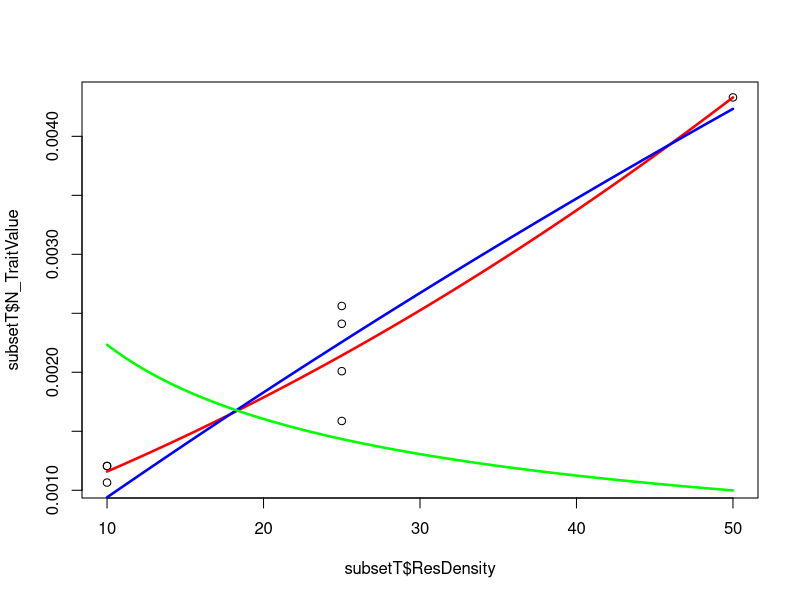
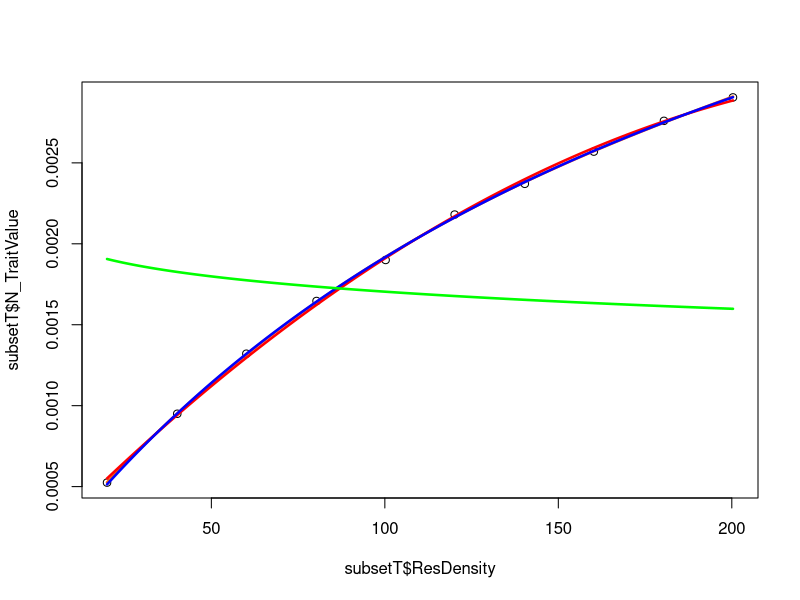
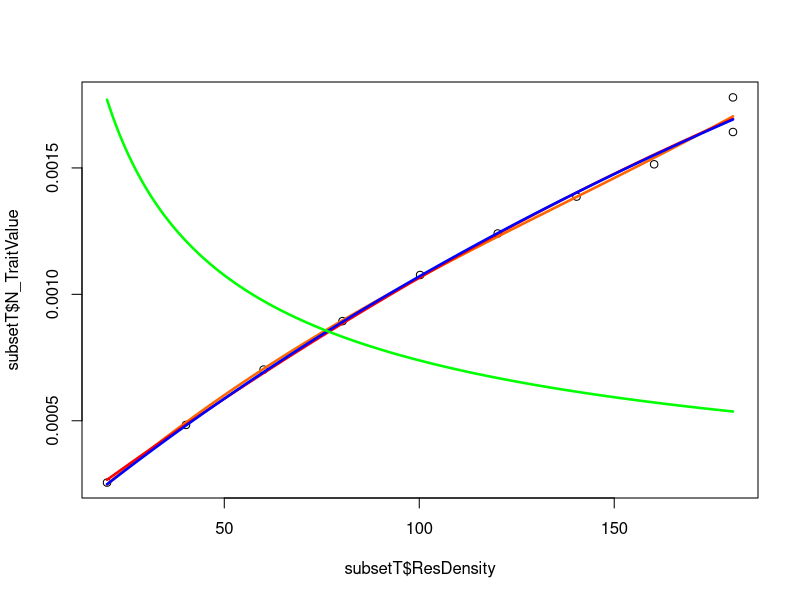
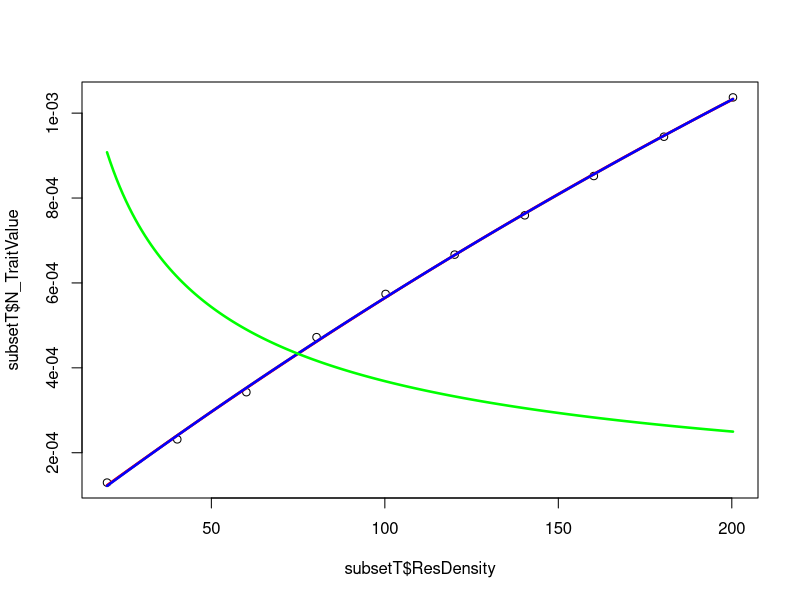
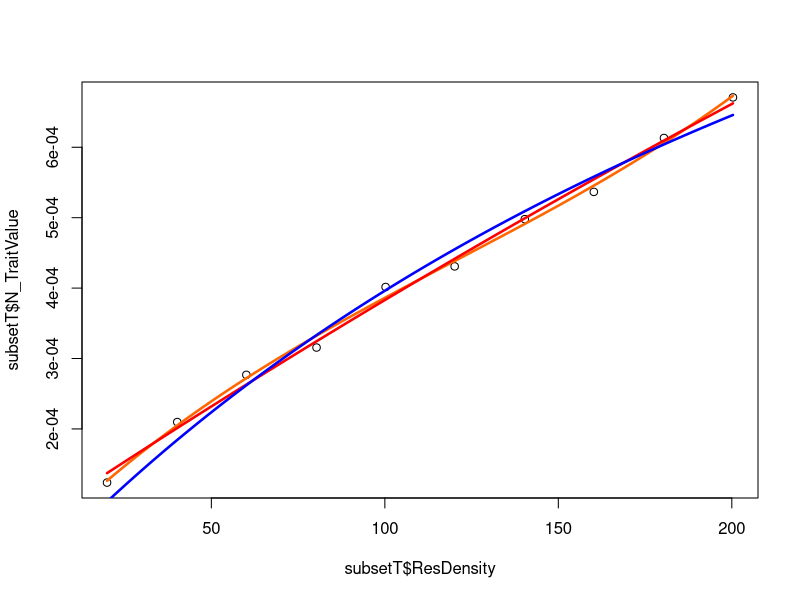
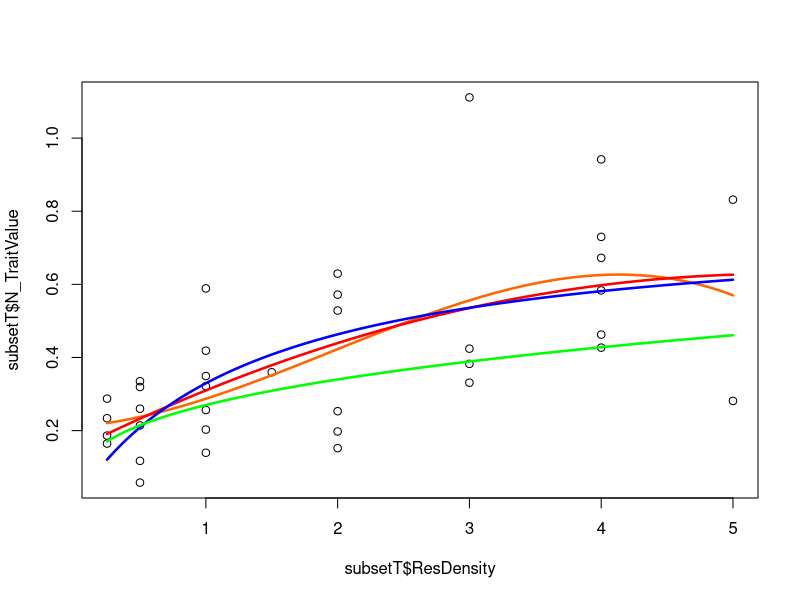
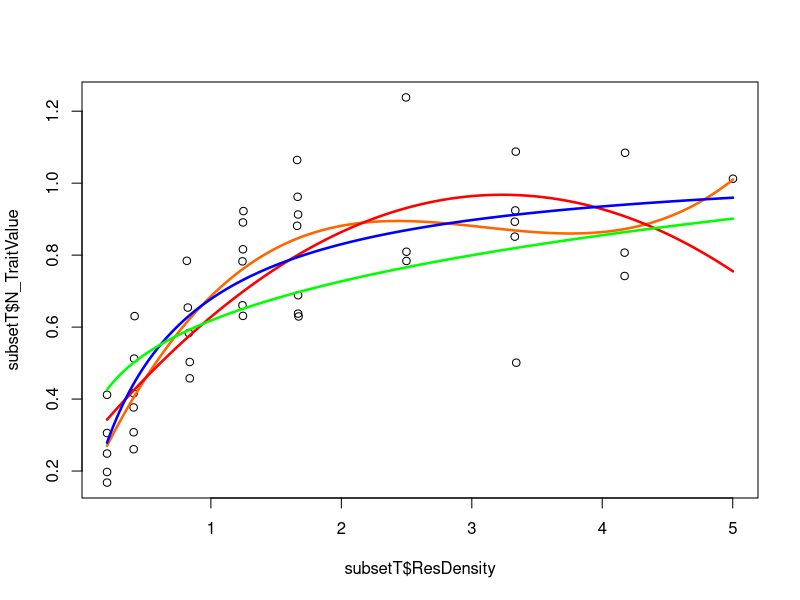
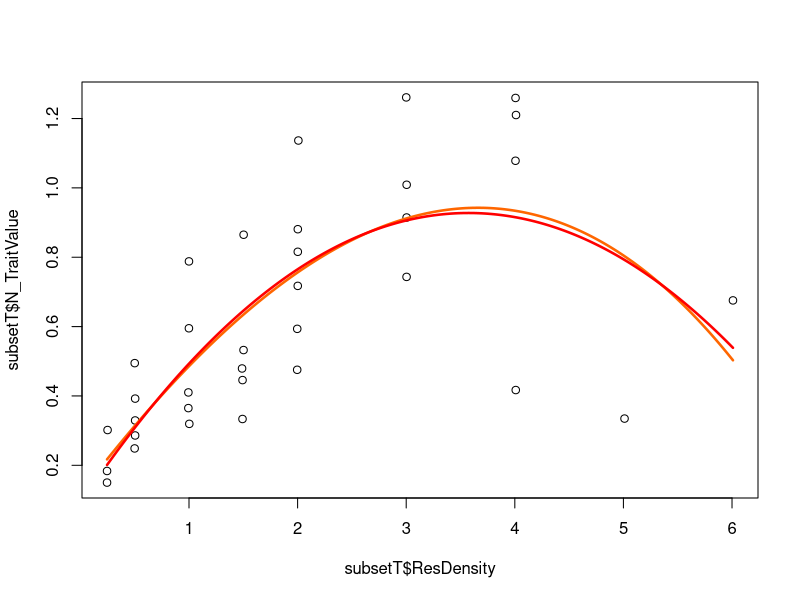

Write the R code that produced these figures, in order. (Note: this script raises an error after producing the figures.)
require("minpack.lm")
#require("browser")

#load data
data<-read.csv("../Data/CRatsort.csv")


#function to find the best value for 
Maxlm<-function(subsetT){
  aobest<-vector()
  v=0
  
  #h0=max(subsetT$N_TraitValue)
  while (nrow(subsetT)>1){
    v=v+1#subsetbelowht
    #subsetT<-subset(subsetT, which(subsetT$N_TraitValue < h0))
  #  subsetT<-
 #     subsetT$N_TraitValue[which(max(subsetT$N_TraitValue))]
    #this is wrong!! abive- maYBE TRY WHICH
    hm<-which(subsetT$N_TraitValue[] == max(subsetT$N_TraitValue[],na.rm=TRUE))
    subsetT<-subsetT[-hm,]
    if (nrow(subsetT)>2){
  #linear model to find gradient- either for all or some values depending on number of values{
      modht=lm(N_TraitValue~ResDensity,data=subsetT)
    #h0=max(subsetT$N_TraitValue)
      #aobest[v,1]<-h0
      aobest[v]<-as.numeric(modht$coefficients[2])
    
    }
    hm<-0
  }
 # maxH<-which(aobest[]==max(aobest[]),na.)
  #mh<-aobest[maxH]
  mh<-max(aobest[],na.rm=TRUE)
  return(mh)
}
#to find initial values
Start<- function(subsetT) {
  h0=max(subsetT$N_TraitValue)
  #ht to find gradient of points below highest point
  a0=Maxlm(subsetT)
 # hm<-which(subsetT$N_TraitValue[] == max(subsetT$N_TraitValue[],na.rm=TRUE))
  #subsetT<-subsetT[-hm,]
  
  #subsetT<-subset(subsetT,subsetT$N_TraitVal < mout)
  
  ##obtain gridient from model
  #modht=lm(N_TraitValue~ResDensity,data=subsetT)
  #a0<-as.numeric(modht$coefficients[2])
  ##make matrix for initial values and aic
  mat<-matrix(nrow=200,ncol=4)
  #mat<-matrix(nrow=100,ncol=3)
  #for each row in matrix, sample around initial values and calculate model and AIC 
  
  
  for (k in 1:(nrow(mat))){
    #print(j)
    vala<-abs(rnorm(1,mean=a0, 1))
    valh<-abs(rnorm(1,mean=h0, 1))
    valq<-abs(rnorm(1,mean=1.5, 1))
    #valq<-0
    mat[k,1]<-vala
    mat[k,2]<-valh
    mat[k,3]<-valq
    HolFit<-try(nlsLM(N_TraitValue ~ HollingGEN(ResDensity,a,h,q), data=subsetT, start=list(a=vala, h=valh, q=valq), lower=c(0,0,-10)), silent=TRUE)
    #HolFit<-try(nlsLM(N_TraitValue ~ Holling(ResDensity,a,h), data=subsetT, start=list(a=vala, h=valh)),silent=TRUE)
    if("try-error" %in% class(HolFit)){        
      mat[k,4]<-"error"  
      #calculate AIC for sucessful
    } else {
      mat[k,4]<-AIC(HolFit) 
      #mat[j,3]<-AIC(HolFit)  
    }
  }
  #min(mat[,3])
  #minAIC<-which.min(mat[,3])
  #minAIC<-which(mat[,3] == min(mat[,3],na.rm=TRUE,arr.ind=TRUE))
  #find initial values with the lowest AIC
  minAIC<-which(mat[,4] == min(mat[,4],na.rm=TRUE,arr.ind=TRUE))
  
  #min(mat[,3])
  #mat<-as.data.frame(mat)
  #suub<-subset(mat,mat[,3]==min(mat[,3]))
  #capture initial values
  initA<-mat[minAIC,1]
  initH<-mat[minAIC,2]
  initQ<-mat[minAIC,3]
  #initA<-suub[1]
  #initH<-suub[2]
  #return(c(initA,initH)) }
  return(c(initA,initH,initQ)) }


Holling<- function(xR,a,h){
  return((a*xR)/(1+(h*a*xR)))
}
#}
HollingGEN<- function(xR,a,h,q){
  return(((a*xR)^(q+1))/(1+((h*a*xR)^(q+1))))
}
#
#listID<-39910
listID<-as.numeric(unique(data$ID))
#listID<-c(39841,39839,39842)
issuesH<-vector()
issuesG<-vector()
issuesPC<-vector()
issuesP<-vector()
modelqual<-matrix(nrow=length(listID),ncol=5)
modelqualb<-matrix(nrow=length(listID),ncol=5)

j=0
Best<-matrix(ncol=5,nrow=length(listID))
for (i in listID){
  j=j+1
  modelqual[j,1]<-i
  modelqualb[j,1]<-i
  
  subsetT<-subset(data, ID==i)
  colnames(modelqual)<-c("ID","Holling","Holling_General","Pol_Quadratic","Pol_Cubic")
  colnames(modelqualb)<-c("ID","Holling","Holling_General","Pol_Quadratic","Pol_Cubic")
  #starting values
  out<-Start(subsetT)
  #model fitting
  HolFit<-try(nlsLM(N_TraitValue ~ Holling(ResDensity,a,h), data=subsetT, start=list(a=out[1],h=out[2]),lower=c(0,0)),silent=TRUE)
  HolFitGEN<-try(nlsLM(N_TraitValue ~ HollingGEN(ResDensity,a,h,q), data=subsetT, start=list(a=out[1],h=out[2],q=out[3]),lower=c(0,0,-10)),silent=TRUE)
  pol<-try(lm(N_TraitValue ~ poly(ResDensity, degree=2), data=subsetT), silent=TRUE)
  polc<-try(lm(N_TraitValue ~ poly(ResDensity, degree=3), data=subsetT),silent=TRUE)
  Lengths<- seq(min(subsetT$ResDensity), max(subsetT$ResDensity),len=200)  
  pdf(paste0("../Results/Holgraphs/",i,".pdf") )
  plot(subsetT$ResDensity,subsetT$N_TraitValue) 
  if(!("try-error" %in% class(polc))){
    #   &(AIC(polc)!="-Inf")){
    Predic2Plotpolc<- predict.lm(polc, data.frame(ResDensity=Lengths) )
    lines(Lengths,Predic2Plotpolc,col="#FF6600",lwd=2.5) 
    if (AIC(polc)!=-Inf){
      modelqual[j,5]<-AIC(polc)}
    if (BIC(polc)!=-Inf){
      modelqualb[j,5]<-BIC(polc)}
    
    #modelqualb[j,5]<-BIC(polc)
  }else{
    issuesPC<-append(issuesPC,i)
    modelqual[j,5]<-"NA"
    modelqualb[j,5]<-"NA"
    
  }
  if("try-error" %in% class(pol)){
    issuesP<-append(issuesP,i)
    modelqual[j,4]<-"NA"
    modelqualb[j,4]<-"NA"
    
  }else{
    Predic2Plotpol<- predict.lm(pol, data.frame(ResDensity=Lengths) )
    lines(Lengths,Predic2Plotpol,col="red",lwd=2.5)
    modelqual[j,4]<-AIC(pol)
    modelqualb[j,4]<-BIC(pol)
    
  }
  if("try-error" %in% class(HolFit)){        
    issuesH<-append(issuesH,i)
    modelqual[j,2]<-"NA"
    modelqualb[j,2]<-"NA"
    
  } else {
    #   #first need to generate x so can calc predicted ys
    Predic2PlotHol<- Holling(Lengths, coef(HolFit)["a"], coef(HolFit)["h"])
    # pdf(paste0("../Results/Holgraphs/",i,".pdf") )
    #plot(subsetT$ResDensity,subsetT$N_TraitValue) 
    
    lines(Lengths,Predic2PlotHol,col="blue",lwd=2.5) 
    modelqual[j,2]<-AIC(HolFit)
    modelqualb[j,2]<-BIC(HolFit)
    
    #lines(Lengths,Predic2Plotpol,col="red",lwd=2.5) 
  }
  if("try-error" %in% class(HolFitGEN)){        
    issuesG<-append(issuesG,i)
    #pdf(paste0("../Results/Holgraphs/",i,".pdf") )
    #plot(subsetT$ResDensity,subsetT$N_TraitValue) 
    #lines(Lengths,Predic2Plotpol,col="red",lwd=2.5) 
    modelqual[j,3]<-"NA"
    modelqualb[j,3]<-"NA"
    
  } else {
    #   #first need to generate x so can calc predicted ys
    Predic2PlotHolGEN<- HollingGEN(Lengths, coef(HolFitGEN)["a"], coef(HolFitGEN)["h"] , coef(HolFitGEN)["q"])
    lines(Lengths,Predic2PlotHolGEN,col="green",lwd=2.5)
    # pdf(paste0("../Results/Holgraphs/",i,".pdf") )
    #plot(subsetT$ResDensity,subsetT$N_TraitValue) 
    #lines(Lengths,Predic2Plotpol,col="red",lwd=2.5) 
    modelqual[j,3]<-AIC(HolFitGEN)  
    modelqualb[j,3]<-BIC(HolFitGEN)  
    
  }
  graphics.off()
  ##try to move into above loop?
  #s=0
  #for (l in listID) {
  #s=s+1
  Best[j,1]<-i
  #t<-which(modelqual[,1]==l)
  #print(t)
  # Best[s,2]<-
  ###not callign correct valye
  t<-which(modelqual[,1]==i)
  u<-which(modelqualb[,1]==i)
  Best[j,2]<- which(modelqual[t,2:5]==min(as.numeric(modelqual[t,2:5]),na.rm = TRUE))
  Best[j,4]<- which(modelqualb[u,2:5]==min(as.numeric(modelqualb[u,2:5]),na.rm=TRUE))
  
  #na.rm=TRUE, arr.ind=TRUE)
  #Best[j,2]<- which(modelqual[j,2:5]==a), na.rm=TRUE, arr.ind=FALSE))
  
  Best[j,3]<-min(as.numeric(modelqual[t,2:5]),na.rm=TRUE)
  Best[j,5]<-min(as.numeric(modelqualb[u,2:5]),na.rm=TRUE)
  
  #this isnt working bc l isn't an index
  #  }
}

write.csv(Best,"../Results/CRatBest.csv")

#minAIC<-which(mat[,4] == min(mat[,4],na.rm=TRUE,arr.ind=TRUE))

#     #AICdiff<-AIC(PowFit)-AIC(QuaFit)
#     #print(paste("AIC difference for", i, "is", AICdiff))
#     #BICdiff<-BIC(PowFit)-BIC(QuaFit)
#     #print(paste("BIC difference for", i, "is", BICdiff))
#
# ####this code is v bad, fix!'
# # size<-nrow(subset)
# #sizes<-c(sizes,size)
# #}
# #sort(sizes)
#
# ##SHOOULD I GRAB MEAN?
# #model<-function(a,xR,h){
# #  return((a*xR)/(1+(h*a*xR)))
# #}
# for (j in 1:(nrow(mat))){
#   vala<-rnorm(1,out[1], 1)
#   valh<-rnorm(1,out[2], 1)
#   mat[j,1]<-vala

#   mat[j,2]<-valh
#   HolFit<-nlsLM(N_TraitValue ~ Holling(ResDensity, a, h), data=subsetT, start=list(a=vala, h=valh))
#   mat[j,3]<-AIC(HolFit)
#   return(mat)
#This works! 20 where doesn't.' remove? then compare with polyomial for eACH ? AIC
